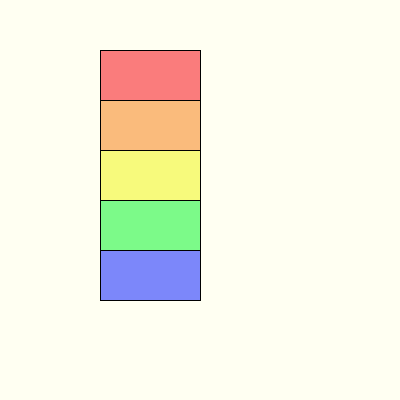
Frame 1 (no input)
Frame 60 (the mouse pressed at the canvas centre just before this capture): identical to frame 1, image omitted
Frame 120 (the mouse held since frame 60 and released just before this capture): identical to frame 1, image omitted

The Processing sketch that drew this single still picture (run headless with seeded random() and noise(); from frame 60 on, the mouse is pressed at the canvas centre):

// Processing sketch: week11_4_mad_cooking
// ── week11_4_mad_cooking.pde
//step02-2_瘋狂做菜_5種料理放不同的素材,有食譜,要照順序做菜
//Step01: 食譜, 畫出食譜 (陣列,順序/色彩、答案)
void setup(){
  size(400,400);
}
int []book={0,1,2,3,4};
color[]bookC={#FA7C7C, #FABB7C, #F7FA7C, #7CFA89, #7C87FA};
void draw(){
  background(#FFFFF2);
  for(int i=0; i<5; i++){
    int c = book[i];
    fill( bookC [c] );
    rect(100, 50+i*50, 100,50);
  }
}
